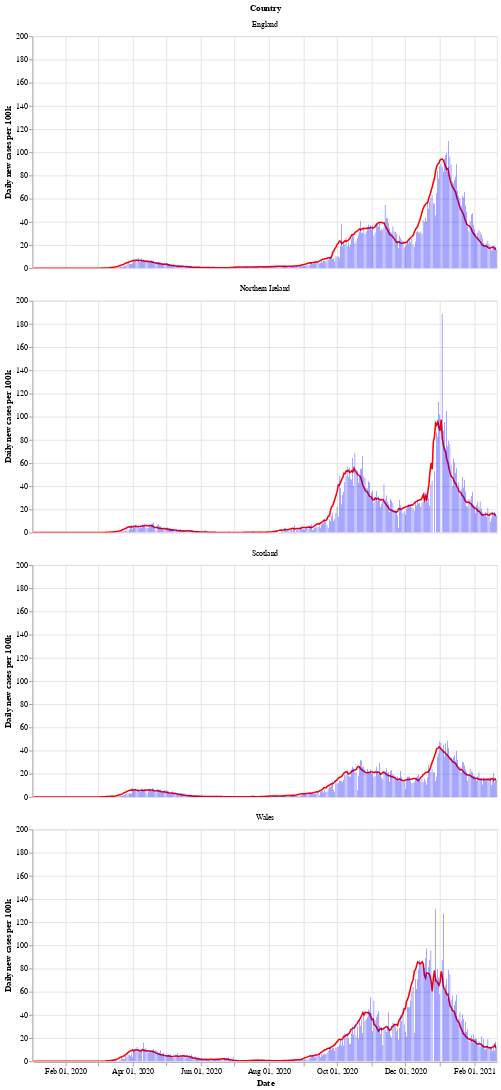

Notebook source saved alongside this figure:
### Markdown cell above
Next is a bar chart of the number of new cases in each country (per 100k population), with the 7 day moving average of cases. Again we see that Wales saw a longer period of raising and falling cases compared to the other countries.

After a period of cases falling, each nation is now seeing a rise in the number of cases - especially in Wales.

### Code cell
# collapse
bars = alt.Chart(uk_cases).mark_bar().encode(
    x=alt.X("yearmonthdate(date):T", axis=alt.Axis(title='Date')),
    y=alt.Y("newCasesRate:Q", axis=alt.Axis(title='Daily new cases per 100k')),
    tooltip='newCasesRate',
    color=alt.condition(
        alt.datum.dailyChange > 0,
        alt.value("orange"),  # The positive color
        alt.value("blue")  # The negative color
    )
).properties(title='New cases per 100k population with rolling 7 day average', width=600).interactive()
line = alt.Chart(uk_cases).mark_line(
    color='red',
    size=2,
).transform_window(
    rolling_mean='mean(newCasesRate)',
    frame=[0, 7],
    groupby=['areaName']
).encode(
    x='yearmonthdate(date):T',
    y='rolling_mean:Q'
)
alt.layer(line, bars, data=uk_cases).facet(alt.Row('areaName', title='Country'), columns=1)

### Figure 1 — Vega-Lite specification as saved in the notebook (floating-point values rounded to 4 significant figures; data arrays with more than 128 entries replaced by an {"elided": "..."} marker saying what was removed)
{"config": {"view": {"continuousWidth": 400, "continuousHeight": 300}}, "data": {"name": "data-00bc290f1305c82e54fd5b11c2787bb9"}, "facet": {"type": "nominal", "field": "areaName", "title": "Country"}, "spec": {"layer": [{"mark": {"type": "line", "color": "red", "size": 2}, "encoding": {"x": {"type": "temporal", "field": "date", "timeUnit": "yearmonthdate"}, "y": {"type": "quantitative", "field": "rolling_mean"}}, "transform": [{"window": [{"op": "mean", "field": "newCasesRate", "as": "rolling_mean"}], "frame": [0, 7], "groupby": ["areaName"]}]}, {"mark": "bar", "encoding": {"color": {"condition": {"value": "orange", "test": "(datum.dailyChange > 0)"}, "value": "blue"}, "tooltip": {"type": "quantitative", "field": "newCasesRate"}, "x": {"type": "temporal", "axis": {"title": "Date"}, "field": "date", "timeUnit": "yearmonthdate"}, "y": {"type": "quantitative", "axis": {"title": "Daily new cases per 100k"}, "field": "newCasesRate"}}, "selection": {"selector002": {"type": "interval", "bind": "scales", "encodings": ["x", "y"]}}, "title": "New cases per 100k population with rolling 7 day average", "width": 600}]}, "columns": 1, "$schema": "https://vega.github.io/schema/vega-lite/v4.8.1.json", "datasets": {"data-00bc290f1305c82e54fd5b11c2787bb9": {"elided": "1660 records"}}}
